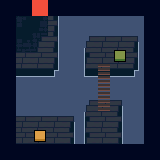

Below is a game level as drawn by its tile map, then a one-line description and the .tmx file that defines it, in full:
An orthogonal 10x10 tile map with 16x16 px tiles, 5 tile layers (walls, path, btn, btn, ...), 1 hidden layer not drawn.

<map version="1.10" tiledversion="1.12.0" orientation="orthogonal" renderorder="right-down" width="10" height="10" tilewidth="16" tileheight="16" infinite="0" nextlayerid="7" nextobjectid="1">
 <tileset firstgid="1" source="tiles1.tsx" />
 <layer id="1" name="walls" width="10" height="10">
  <properties>
   <property name="walkable" type="bool" value="false" />
  </properties>
  <data encoding="csv">
35,35,38,35,35,35,35,35,35,35,
35,0,0,49,50,50,50,50,50,35,
35,0,0,49,50,50,50,50,56,35,
35,0,0,49,50,50,0,0,49,35,
35,42,42,64,50,63,42,42,64,35,
35,50,50,50,50,50,50,50,50,35,
35,50,50,50,50,55,50,56,50,35,
35,50,50,0,56,51,0,49,50,35,
35,50,50,0,0,51,0,49,50,35,
35,35,35,35,35,35,35,35,35,35
</data>
 </layer>
 <layer id="2" name="path" width="10" height="10">
  <properties>
   <property name="walkable" type="bool" value="true" />
  </properties>
  <data encoding="csv">
0,0,0,0,0,0,0,0,0,0,
0,19,9,0,0,0,0,0,0,0,
0,2,4,0,0,55,58,58,0,0,
0,5,28,0,0,51,13,0,0,0,
0,0,0,0,0,0,0,0,0,0,
0,0,0,0,0,0,0,0,0,0,
0,0,0,0,0,55,58,56,0,0,
0,58,58,58,0,51,13,49,0,0,
0,13,13,13,49,51,13,49,0,0,
0,0,0,0,0,0,0,0,0,0
</data>
 </layer>
 <layer id="5" name="btn" width="10" height="10">
  <properties>
   <property name="type" value="green" />
  </properties>
  <data encoding="csv">
0,0,0,0,0,0,0,0,0,0,
0,0,0,0,0,0,0,0,0,0,
0,0,0,0,0,0,0,0,0,0,
0,0,0,0,0,0,0,54,0,0,
0,0,0,0,0,0,0,0,0,0,
0,0,0,0,0,0,0,0,0,0,
0,0,0,0,0,0,0,0,0,0,
0,0,0,0,0,0,0,0,0,0,
0,0,0,0,0,0,0,0,0,0,
0,0,0,0,0,0,0,0,0,0
</data>
 </layer>
 <layer id="6" name="btn" width="10" height="10">
  <properties>
   <property name="type" value="yellow" />
  </properties>
  <data encoding="csv">
0,0,0,0,0,0,0,0,0,0,
0,0,0,0,0,0,0,0,0,0,
0,0,0,0,0,0,0,0,0,0,
0,0,0,0,0,0,0,0,0,0,
0,0,0,0,0,0,0,0,0,0,
0,0,0,0,0,0,0,0,0,0,
0,0,0,0,0,0,0,0,0,0,
0,0,0,0,0,0,0,0,0,0,
0,0,52,0,0,0,0,0,0,0,
0,0,0,0,0,0,0,0,0,0
</data>
 </layer>
 <layer id="3" name="bridge-a" width="10" height="10">
  <properties>
   <property name="dimension" value="A" />
   <property name="walkable" type="bool" value="true" />
  </properties>
  <data encoding="csv">
0,0,0,0,0,0,0,0,0,0,
0,0,0,0,0,0,0,0,0,0,
0,0,0,0,0,0,0,0,0,0,
0,0,0,0,0,0,0,0,0,0,
0,0,0,0,0,0,47,0,0,0,
0,0,0,0,0,0,47,0,0,0,
0,0,0,0,0,0,47,0,0,0,
0,0,0,0,0,0,0,0,0,0,
0,0,0,0,0,0,0,0,0,0,
0,0,0,0,0,0,0,0,0,0
</data>
 </layer>
 <layer id="4" name="bridge-b" width="10" height="10" visible="0">
  <properties>
   <property name="dimension" value="B" />
   <property name="walkable" type="bool" value="true" />
  </properties>
  <data encoding="csv">
0,0,0,0,0,0,0,0,0,0,
0,0,0,0,0,0,0,0,0,0,
0,0,0,0,0,0,0,0,0,0,
0,0,0,48,48,48,0,0,0,0,
0,0,0,0,0,0,0,0,0,0,
0,0,0,0,0,0,0,0,0,0,
0,0,0,0,0,0,0,0,0,0,
0,0,0,0,48,48,0,0,0,0,
0,0,0,0,0,0,0,0,0,0,
0,0,0,0,0,0,0,0,0,0
</data>
 </layer>
</map>
